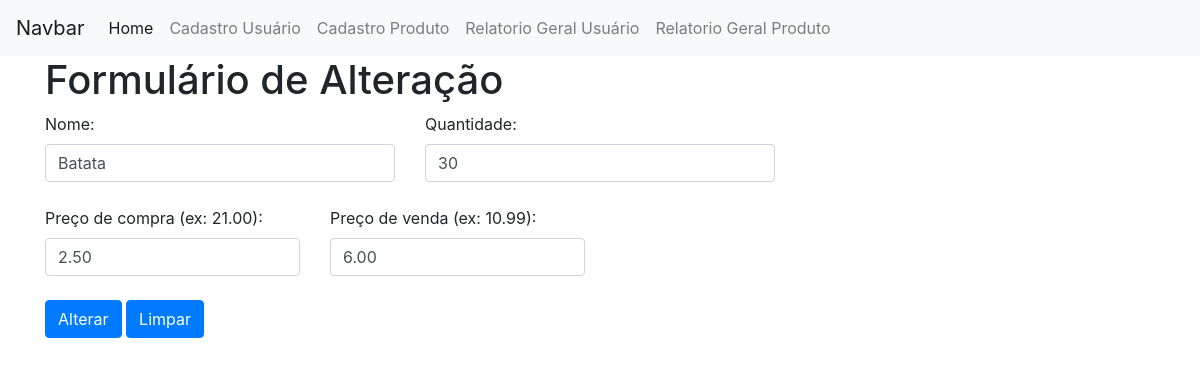
Page /view/alterarProduto.php?id=1 on the committed database.
### tables this page shows
CREATE TABLE `produto` (
  `id` int(11) NOT NULL,
  `nomeProduto` varchar(150) NOT NULL,
  `qtd` int(11) NOT NULL,
  `precoCompra` decimal(10,2) NOT NULL,
  `precoVenda` decimal(10,2) NOT NULL,
  `dataCadastro` datetime NOT NULL,
  `dataAlteracao` timestamp NOT NULL DEFAULT current_timestamp() ON UPDATE current_timestamp(),
  `ativo` tinyint(4) NOT NULL
);

### model/Produto.php (called while the page is built, shortened)
<?php
class Produto
{
  private $conexao;
  function __construct()
  {
    include("Conexao.php");
    $conectar = new Conectar();
    $this->conexao = $conectar->conectar();
  }
  public function getConexao() {
    return $this->conexao;
  }
  public function relatorioUnico($id) {
    if ($this->getConexao()) {
      $query = "SELECT * FROM produto where id = " . $id;
      $busca = $this->conexao->query($query);
      $retornoBanco = array();
      while ($linha = $busca->fetch_assoc()) {
        $retornoBanco[] = $linha;
      }
      return $retornoBanco;
    } else {
      echo "Erro";
    }
  }
}

### model/Conexao.php (called while the page is built)
<?php
class Conectar
{
  private $host, $usuario, $senha, $database;
  private $conectar;
  function __construct(){
    $this->host = "localhost";
    $this->usuario = "root";
    $this->senha = "";
    $this->database = "unifamma";
  }
  public function conectar(){
    $this->conectar = new Mysqli($this->host,
                          $this->usuario,
                          $this->senha,
                          $this->database);
    return $this->getConectar();
  }
  public function getConectar(){
    return $this->conectar;
  }
}

### controller/relatorioProduto.php (called while the page is built)
<?php
  include ("../model/Produto.php");
  $objRelatorio = new Produto();
  if ($tipo=="produto"){
    $retorno = $objRelatorio->relatorioSimples();
    return $retorno;
  }elseif ($tipo=="unico") {
    $retorno = $objRelatorio->relatorioUnico($id);
    return $retorno;
  }
?>

### view/alterarProduto.php (the view, shortened to what this page needs)
<!DOCTYPE html>
<html lang="pt-br" dir="ltr">
  <head>
    <link rel="stylesheet" href="../bootstrap-4.1.3-dist/css/bootstrap.min.css">
  </head>
  <body>
    <nav class="navbar navbar-expand-lg navbar-light bg-light">
  <a class="navbar-brand" href="#">Navbar</a>
  <div class="collapse navbar-collapse" id="navbarNav">
    <ul class="navbar-nav">
      <li class="nav-item active">
        <a class="nav-link" href="../index.php">Home <span class="sr-only">(Página atual)</span></a>
      </li>
      <li class="nav-item">
          <a class="nav-link" href="formularioUsuario.php">Cadastro Usuário</a>
        </li>
        <li class="nav-item">
          <a class="nav-link" href="formularioProduto.php">Cadastro Produto</a>
        </li>
      <li class="nav-item">
        <a class="nav-link" href="relatorioTelaUsuario.php">Relatorio Geral Usuário</a>
      </li>
      <li class="nav-item">
        <a class="nav-link" href="relatorioTelaProduto.php">Relatorio Geral Produto</a>
      </li>
    </ul>
  </div>
</nav>
    <div class="container">
      <h1>Formulário de Alteração</h1>
      <div class="row">
        <div class="col">
          <?php
          if ( !isset( $_GET ) || empty( $_GET ) ) {
          }else{
            if(empty($_GET["id"])){
              if ($_GET["mensagem"]){
                $mensagem = $_GET["mensagem"];
                if($mensagem=="sucesso"){
                  ?>
                  <div class="alert alert-success" role="alert">
                    Produto Alterado com sucesso!!!
                </div>
                <?php
                }elseif($mensagem=="erro") {
                ?>
                <div class="alert alert-danger" role="alert">
                  Ocorreu um erro ao alterar o Produto!!!
                </div>
                <?php
                }
              }
            }elseif(!empty($_GET["id"])){
            $id = $_GET["id"];
            $tipo = "unico";
            include("../controller/relatorioProduto.php");
            foreach ($retorno as $value){
              ?>
              <form action="../controller/alterarProdutos.php" method="post">
                <div class="row">
                  <div class="col-4">
                    <label for="nomeProduto">Nome:</label>
                    <input type="text" id="nomeProduto" name="nomeProduto" value='<?=$value["nomeProduto"];?>' class="form-control" placeholder="Nome do produto">
                  </div>
                  <div class="col-4">
                    <label for="qtd">Quantidade:</label>
                    <input type="number" id="qtd" name="qtd" value=<?=$value["qtd"];?> class="form-control" placeholder="Quantidade">
                  </div>
                </div>
                <div class="row">
                  <div class="col">
                  </div>
                </div>
                <div class="row">
                  <div class="col-3">
                    <label for="precoCompra">Preço de compra (ex: 21.00):</label>
                    <input type="floatval" id="precoCompra" name="precoCompra" value=<?=$value["precoCompra"];?> class="form-control" placeholder="Preço de compra">
                  </div>
                  <div class="col-3">
                    <label for="precoVenda">Preço de venda (ex: 10.99):</label>
                    <input type="floatval" id="precoVenda" name="precoVenda" value=<?=$value["precoVenda"];?> class="form-control" placeholder="Preço de venda">
                  </div>
                </div>
                <div class="row">
                  <div class="col">
                  </div>
                </div>
                <div class="row">
                  <div class="col-12">
                    <button type="submit" class="btn btn-primary">Alterar</button>
                    <button type="reset" class="btn btn-primary">Limpar</button>
                  </div>
                </div>
              </form>
            <?php
          }
        }
      }
 ?>  </div>
    </body>
    </html>

### rows in the picture
produto: nomeProduto "Batata", qtd "30", precoCompra "2.50", precoVenda "6.00"
